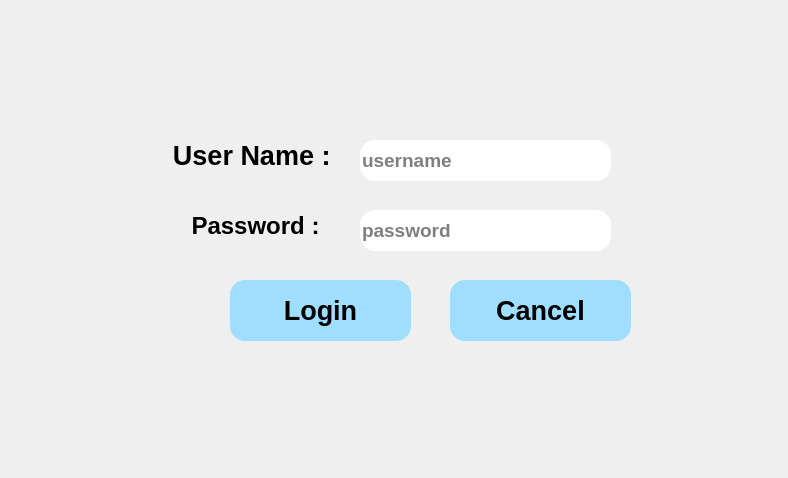
<?xml version="1.0" encoding="UTF-8"?>
<ui version="4.0">
 <class>MainWindow</class>
 <widget class="QMainWindow" name="MainWindow">
  <property name="geometry">
   <rect>
    <x>0</x>
    <y>0</y>
    <width>788</width>
    <height>478</height>
   </rect>
  </property>
  <property name="windowTitle">
   <string>MainWindow</string>
  </property>
  <widget class="QWidget" name="centralwidget">
   <widget class="QGroupBox" name="groupBox">
    <property name="geometry">
     <rect>
      <x>130</x>
      <y>80</y>
      <width>531</width>
      <height>301</height>
     </rect>
    </property>
    <property name="styleSheet">
     <string notr="true">border:none;</string>
    </property>
    <property name="title">
     <string/>
    </property>
    <widget class="QLabel" name="label">
     <property name="geometry">
      <rect>
       <x>20</x>
       <y>50</y>
       <width>211</width>
       <height>51</height>
      </rect>
     </property>
     <property name="font">
      <font>
       <pointsize>20</pointsize>
       <bold>true</bold>
      </font>
     </property>
     <property name="text">
      <string>User Name : </string>
     </property>
     <property name="alignment">
      <set>Qt::AlignCenter</set>
     </property>
    </widget>
    <widget class="QLabel" name="label_2">
     <property name="geometry">
      <rect>
       <x>20</x>
       <y>120</y>
       <width>211</width>
       <height>51</height>
      </rect>
     </property>
     <property name="font">
      <font>
       <pointsize>18</pointsize>
       <bold>true</bold>
      </font>
     </property>
     <property name="text">
      <string>Password :</string>
     </property>
     <property name="alignment">
      <set>Qt::AlignCenter</set>
     </property>
    </widget>
    <widget class="QLineEdit" name="lineEdit_User_Name">
     <property name="geometry">
      <rect>
       <x>230</x>
       <y>60</y>
       <width>251</width>
       <height>41</height>
      </rect>
     </property>
     <property name="font">
      <font>
       <pointsize>14</pointsize>
       <bold>true</bold>
      </font>
     </property>
     <property name="styleSheet">
      <string notr="true">border-radius:15px;

</string>
     </property>
     <property name="placeholderText">
      <string>username</string>
     </property>
    </widget>
    <widget class="QLineEdit" name="lineEdit_Password">
     <property name="geometry">
      <rect>
       <x>230</x>
       <y>130</y>
       <width>251</width>
       <height>41</height>
      </rect>
     </property>
     <property name="font">
      <font>
       <pointsize>14</pointsize>
       <bold>true</bold>
      </font>
     </property>
     <property name="styleSheet">
      <string notr="true">border-radius:15px;
</string>
     </property>
     <property name="echoMode">
      <enum>QLineEdit::Password</enum>
     </property>
     <property name="placeholderText">
      <string>password</string>
     </property>
    </widget>
    <widget class="QPushButton" name="pushButton_Login">
     <property name="geometry">
      <rect>
       <x>100</x>
       <y>200</y>
       <width>181</width>
       <height>61</height>
      </rect>
     </property>
     <property name="font">
      <font>
       <pointsize>20</pointsize>
       <bold>true</bold>
      </font>
     </property>
     <property name="styleSheet">
      <string notr="true">border-radius:15px;
background-color:#A0DEFF;</string>
     </property>
     <property name="text">
      <string>Login</string>
     </property>
    </widget>
    <widget class="QPushButton" name="pushButton_Cancel">
     <property name="geometry">
      <rect>
       <x>320</x>
       <y>200</y>
       <width>181</width>
       <height>61</height>
      </rect>
     </property>
     <property name="font">
      <font>
       <pointsize>20</pointsize>
       <bold>true</bold>
      </font>
     </property>
     <property name="styleSheet">
      <string notr="true">border-radius:15px;
background-color:#A0DEFF;</string>
     </property>
     <property name="text">
      <string>Cancel</string>
     </property>
    </widget>
   </widget>
   <widget class="QLabel" name="label_4">
    <property name="geometry">
     <rect>
      <x>90</x>
      <y>120</y>
      <width>61</width>
      <height>51</height>
     </rect>
    </property>
    <property name="styleSheet">
     <string notr="true">background-image: url(:/user/icons8-utilisateur-60.png);</string>
    </property>
    <property name="text">
     <string/>
    </property>
   </widget>
   <widget class="QLabel" name="label_5">
    <property name="geometry">
     <rect>
      <x>90</x>
      <y>190</y>
      <width>61</width>
      <height>51</height>
     </rect>
    </property>
    <property name="styleSheet">
     <string notr="true">background-image: url(:/password/icons8-cadenas-60.png);</string>
    </property>
    <property name="text">
     <string/>
    </property>
   </widget>
   <widget class="QLabel" name="label_3">
    <property name="geometry">
     <rect>
      <x>0</x>
      <y>0</y>
      <width>791</width>
      <height>451</height>
     </rect>
    </property>
    <property name="styleSheet">
     <string notr="true">border-image: url(:/ima/Image-garde.png);</string>
    </property>
    <property name="text">
     <string/>
    </property>
   </widget>
   <zorder>label_3</zorder>
   <zorder>groupBox</zorder>
   <zorder>label_4</zorder>
   <zorder>label_5</zorder>
  </widget>
  <widget class="QMenuBar" name="menubar">
   <property name="geometry">
    <rect>
     <x>0</x>
     <y>0</y>
     <width>788</width>
     <height>26</height>
    </rect>
   </property>
  </widget>
 </widget>
 <resources/>
 <connections/>
</ui>
